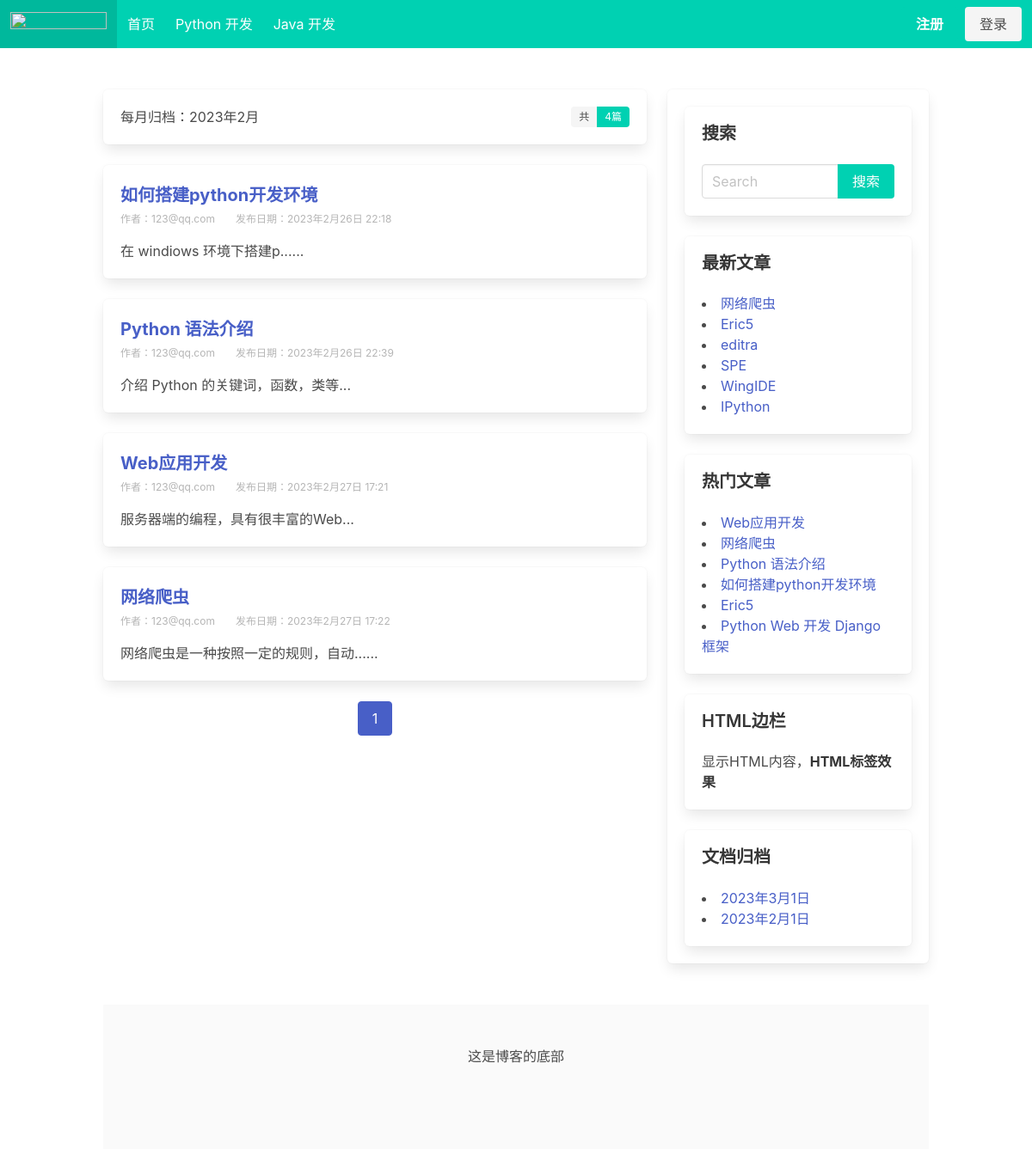
The app's page /archives/2023/2/ with its own data.
### blog/models.py (models this page shows, shortened)
class Category(models.Model):
    name = models.CharField(max_length=32, verbose_name='分类名称')
    desc = models.TextField(max_length=200,blank=True,default='', verbose_name='分类描述')
    add_date = models.DateTimeField(auto_now_add=True, verbose_name='添加时间')
    pub_date = models.DateTimeField( auto_now=True, verbose_name='修改时间')
    class Meta:
        verbose_name = '博客分类'
        verbose_name_plural = verbose_name

class Post(models.Model):
    title = models.CharField(max_length=32, verbose_name='文章标题')
    desc = models.TextField(max_length=200,blank=True,default='', verbose_name='文章描述')
    content = models.TextField(verbose_name='文章详情')
    category = models.ForeignKey(Category, on_delete=models.CASCADE,verbose_name='分类')
    tags = models.ForeignKey(Tag, blank=True,null=True, on_delete=models.CASCADE,verbose_name='文章标签')
    owner = models.ForeignKey(User, on_delete=models.CASCADE,verbose_name='作者')
    is_hot = models.BooleanField(default=False, verbose_name='是否热门')
    pv = models.IntegerField(default=0, verbose_name='浏览量')
    add_date = models.DateTimeField(auto_now_add=True, verbose_name='添加时间')
    pub_date = models.DateTimeField( auto_now=True, verbose_name='修改时间')
    class Meta:
        verbose_name = '文章'
        verbose_name_plural = verbose_name

class Sidebar(models.Model):
    STATUS = (
        (1,'隐藏'),
        (2,'展示')
    )
    DISPLAY_TYPE = (
        (1,'搜索'),
        (2,'最新文章'),
        (3,'最热文章'),
        (4,'最近评论'),
        (5,'文章归档'),
        (6,'HTML'),
    )
    title = models.CharField(max_length=50,verbose_name="标题")
    display_type = models.PositiveIntegerField(default=1,choices=DISPLAY_TYPE, verbose_name="展示类型")
    content = models.CharField(max_length=500,blank=True,default='', verbose_name="内容", help_text="如果设置的不是 HTML 类型，可为空")
    sort = models.PositiveIntegerField(default=1, verbose_name="排序", help_text="序号越打越靠前")
    status = models.PositiveIntegerField(default=2,choices=STATUS ,verbose_name="状态")
    add_date = models.DateTimeField(auto_now_add=True,verbose_name="创建时间")
    class Meta:
        verbose_name = "侧边栏"
        verbose_name_plural = verbose_name
        ordering = ['-sort']
    @classmethod    #类方法装饰器，在这个就变成了类的一个方法，可以调用
    def get_sidebar(cls):
        return cls.objects.filter(status=2) # 查询所有允许展示的模块
    @property   #
    def get_content(self):
        if self.display_type == 1:  #搜索
            context = {
            }
            return render_to_string('blog/sidebar/search.html', context=context)
        elif self.display_type == 2:    #最新文章
            context = {
            }
            return render_to_string('blog/sidebar/new_post.html',context=context)
        elif self.display_type == 3:
            context = {
            }
            return render_to_string('blog/sidebar/hot_post.html',context=context)
        elif self.display_type == 4:
            context = {
            }
            return render_to_string('blog/sidebar/comment_post.html',context=context)
        elif self.display_type == 5:
            context = {
            }
            return render_to_string('blog/sidebar/archives_post.html',context=context)
        elif self.display_type == 6:
            return self.content

### blog/views.py (the view)
# urls.py: path('archives/<int:year>/<int:month>/', views.archives, name='archives'),
def archives(request,year,month):
    post_list = Post.objects.filter(add_date__year=year,add_date__month=month)
    paginator = Paginator(post_list,5)   #第二个参数2代表每页显示几条数据
    page_number = request.GET.get('page')   #page=1页码
    page_obj = paginator.get_page(page_number)
    context = { 'page_obj': page_obj,'year':year,'month':month ,'total': paginator.count}
    return render(request,'blog/archives_list.html', context)

### blog/templatetags/blog_category.py (called while the page is built)
@register.simple_tag
def get_category_list():
    return Category.objects.all()

@register.simple_tag
def get_sidebar_list():
    return Sidebar.get_sidebar()

@register.simple_tag
def get_new_post():
    return Post.objects.order_by('-pub_date')[:6]

@register.simple_tag
def get_hot_pv_post():
    return Post.objects.order_by('-pv')[:6]

@register.simple_tag
def get_archives():
    return Post.objects.dates('add_date', 'month', order='DESC')[:6]    #dates的查询方法，返回日期字段的对应年，月，日

### blog/templates/blog/archives_list.html (shortened to what this page needs)
{% extends 'blog/base.html' %}
{% block archives %}
    <div class="box">
        每月归档：{{ year }}年{{  month }}月
        <div class="tags has-addons is-pulled-right">
            <span class="tag">共</span>
            <span class="tag is-primary">{{ total }}篇</span>
        </div>
    </div>
{% endblock %}

### blog/templates/blog/base.html (shortened to what this page needs)
<!DOCTYPE html>
{% load static blog_category %}
<html lang="en">
<head>
    <link rel="stylesheet" href="{% static 'users/bulma.css' %}">
    <link rel="stylesheet" href="https://cdn.jsdelivr.net/npm/bulma@0.9.4/css/bulma.min.css">
</head>
<body>
    <nav class="navbar is-primary" role="navigation" aria-label="main navigation">
        <div class="navbar-brand">
          <a class="navbar-item" href="https://bulma.io">
            <img src="https://bulma.io/images/bulma-logo.png" width="112" height="28">
          </a>
        </div>
        <div id="navbarBasicExample" class="navbar-menu">
          <div class="navbar-start">
            {% block navbar-start %}
            <a class="navbar-item">
              首页
            </a>
            {% get_category_list as category_list %}
            {% for category in category_list %}
            <a class="navbar-item" href="{% url 'blog:category_list' category.id %}">
                {{ category.name }}
            </a>
            {% endfor %}
            {% endblock %}
          </div>
          <div class="navbar-end">
            {% block navbar-end %}
            <div class="navbar-item">
              {% if user.is_authenticated %}
                <div class="buttons">
                  <a class="button is-primary" href="{% url 'users:user_profile' %}" target="_blank">
                    <strong>{{ request.user.username }}</strong>
                  </a>
                  <a href="{% url 'users:logout' %}" class="button is-primary">退出</a>
                </div>
              {% else %}
              <div class="buttons">
                <a class="button is-primary" href="{% url 'users:register' %}" target="_blank">
                  <strong>注册</strong>
                </a>
                <a class="button is-light" href="{% url 'users:login' %}" target="_blank">
                  登录
                </a>
              </div>
              {% endif %}
            </div>
            {% endblock %}
          </div>
        </div>
    </nav>
    <section class="section">
      <div class="container">
          <div class="columns ">
              <div class="column is-8">
                {% block section %}
                  {% block archives %}
                  {% endblock %}
                  {% if page_obj %}
                    {% for post in page_obj %}
                        <div class="box">
                            <h1 class="is-size-5 has-text-weight-bold">
                                <a href="{% url 'blog:post_detail' post.id %}" >{{ post.title }}</a>
                            </h1>
                            <div class="is-size-7 has-text-grey-light pt-1 pb-1">
                                <span class="mr-5">作者：{{ post.owner }}</span><span>发布日期：{{ post.add_date }}</span>
                            </div>
                            <p class="mt-3">{{ post.desc|truncatechars:20 }}...</p>
                        </div>
                    {% endfor %}
                  {% else %}
                    <div class="box">
                      <p class="has-text-danger">文章不存在！</p>
                    </div>
                  {% endif %}
                  {% if page_obj %}
                  <nav class="pagination is-centered" role="navigation" aria-label="pagination">
                    <ul class="pagination-list">
                      <li><a class="pagination-link is-current" aria-label="Page {{ page_obj.number }}" aria-current="page" href="?page={{ page_obj.number }}">{{ page_obj.number }}</a></li>
                    </ul>
                    {% endif %}
                  </nav>
                {% endblock %}
              </div>
              <div class="column is-4">
                {% block right %}
                    <div class="box">
                        {% get_sidebar_list as sidebar_list %}
                            {% for sidebar in sidebar_list %}
                                <div class="box">
                                    <h1 class="is-size-5 title">{{ sidebar.title }}</h1>
                                    <p>{{ sidebar.get_content|safe }}</p>
                                </div>
                            {% endfor %}
                    </div>
                {% endblock %}
              </div>
          </div>
      </div>
    </section>
{% block footer %}
    <footer class="footer container">
      <div class=" has-text-centered">
        这是博客的底部
      </div>
    </footer>
{% endblock %}
</body>
</html>

### blog/templates/blog/sidebar/search.html (shortened to what this page needs)
<form action="{% url 'blog:search' %}" method="get">
    <div class="field has-addons">
        <div class="control is-expanded" >
            <input type="search" class="input" name="keyword" placeholder="Search" value="{{ keyword }}">
        </div>
        <div class="control">
            <input type="submit" class="button is-primary" value="搜索">
        </div>
      </div>
</form>

### blog/templates/blog/sidebar/new_post.html
{% load blog_category %}
{% get_new_post as post_list %}
{% for post in post_list %}
    <ui>
        <li><a class="" href="{% url 'blog:post_detail' post.id %}">{{ post.title }}</a></li>
    </ui>
{% endfor %}

### blog/templates/blog/sidebar/hot_post.html
{% load blog_category %}
{% get_hot_pv_post as post_list %}
{% for post in post_list %}
    <ui>
        <li><a class="" href="{% url 'blog:post_detail' post.id %}">{{ post.title }}</a></li>
    </ui>
{% endfor %}

### blog/templates/blog/sidebar/archives_post.html
{% load blog_category %}
{% get_archives as archives_list %}
{% for archive in archives_list %}
<ui>
    <li><a class="" href="{% url 'blog:archives' archive.year archive.month %}">{{ archive }}</a></li>
</ui>
{% endfor %}

### records on screen
Category: name "Python 开发"
Category: name "Java 开发"
Post: title "如何搭建python开发环境", owner "123@qq.com", add_date "2023年2月26日 22:18", desc "在 windiows 环境下搭建p..."
Post: title "Python 语法介绍", owner "123@qq.com", add_date "2023年2月26日 22:39", desc "介绍 Python 的关键词，函数，类等"
Post: title "Web应用开发", owner "123@qq.com", add_date "2023年2月27日 17:21", desc "服务器端的编程，具有很丰富的Web"
Post: title "网络爬虫", owner "123@qq.com", add_date "2023年2月27日 17:22", desc "网络爬虫是一种按照一定的规则，自动..."
Sidebar: title "搜索"
Sidebar: title "最新文章"
Post: title "Eric5"
Post: title "editra"
Post: title "SPE"
Post: title "WingIDE"
Post: title "IPython"
Sidebar: title "热门文章"
Post: title "Python Web 开发 Django框架"
Sidebar: title "HTML边栏", get_content "显示HTML内容， HTML标签效果"
Sidebar: title "文档归档", archives_list "2023年3月1日" "2023年2月1日"

### other values on screen
{{ year }} "2023"
{{ month }} "2"
{{ total }} "4"
{{ page_obj.number }} "1"
